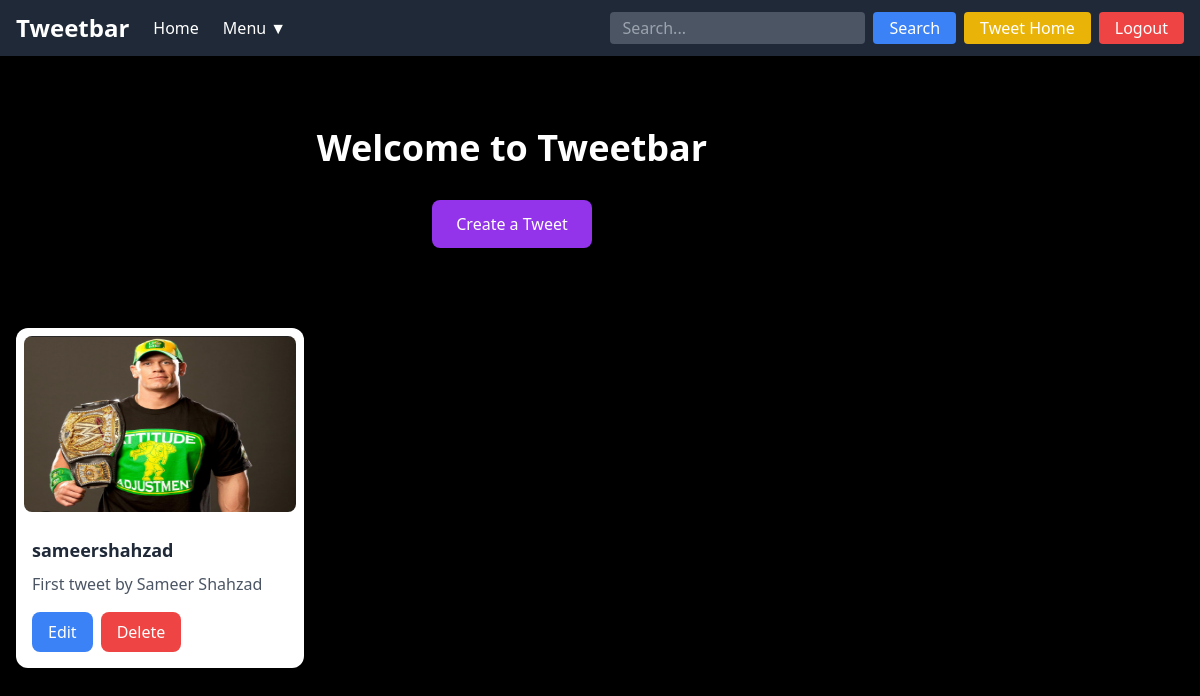
The page /tweet/ (signed in) on the database as committed earlier.
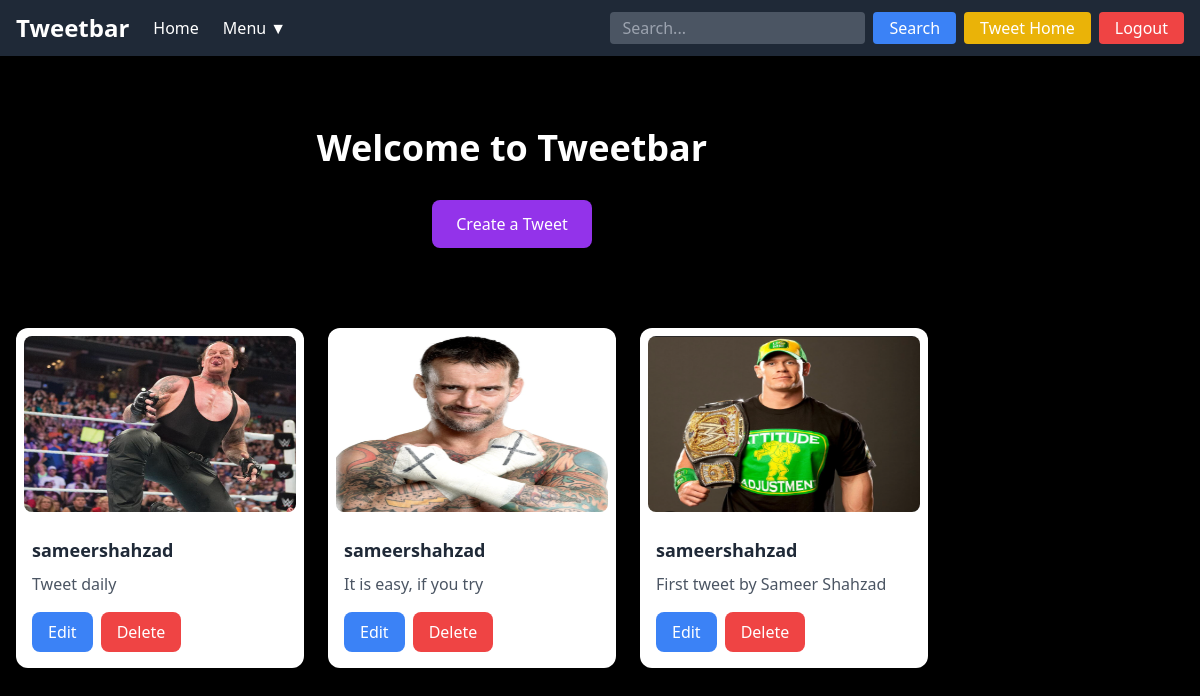
The same page on the database as committed later.
### tweet/models.py (models this page shows, shortened)
class Tweet (models.Model):
    user = models.ForeignKey(User, on_delete=models.CASCADE)
    text = models.TextField(max_length= 240)
    photo = models.ImageField(upload_to="photos/", blank=True, null=True)
    created_at = models.DateTimeField(auto_now_add=True)
    updated_at = models.DateTimeField(auto_now=True)

### tweet/views.py (the view)
# urls.py: path('', views.tweet_list, name="tweet_list"),
def tweet_list (request):
    tweets = Tweet.objects.all().order_by('-created_at')
    return render (request, 'tweet_list.html', {'tweets': tweets})

### tweet/templates/tweet_list.html
{% extends "layout.html" %}
{% block content %}
  <div class="container mx-auto px-4 py-8">
    <h1 class="text-4xl mt-4 font-bold text-center mb-8">
      Welcome to Tweetbar
    </h1>
    <div class="flex justify-center mb-20">
      <a href="{% url 'tweet_create' %}"
        class="px-6 py-3 bg-purple-600 text-white rounded-lg shadow hover:bg-purple-700">
        Create a Tweet
      </a>
    </div>
   <div class="flex flex-wrap gap-6">
  {% for tweet in tweets %}
  <div class="bg-white shadow-md rounded-xl overflow-hidden w-72">
    {% if tweet.photo %}
      <img src="{{ tweet.photo.url }}"
          alt="Tweet Image"
          class="w-full p-2 h-48 object-center rounded-2xl">
      {% else %}
      <div class="w-full p-2 h-48 flex items-center justify-center bg-gray-200 text-gray-500 rounded-2xl">
          No photo uploaded
      </div>
      {% endif %}
      <div class="p-4">
        <h5 class="text-lg font-semibold text-gray-800">{{ tweet.user.username }}</h5>
        <p class="text-gray-600 mt-2">{{ tweet.text }}</p>
        <div class="flex gap-2 mt-4">
          {% if tweet.user == user %}
          <a href="{% url 'tweet_edit' tweet.id %}"
             class="px-4 py-2 bg-blue-500 text-white rounded-lg hover:bg-blue-600">Edit</a>
          <a href="{% url 'tweet_delete' tweet.id %}"
             class="px-4 py-2 bg-red-500 text-white rounded-lg hover:bg-red-600">Delete</a>
            {% endif %}
        </div>
      </div>
    </div>
    {% endfor %}
  </div>
  </div>
{% endblock %}

Rows that differ between the two databases and show on the page:
added Tweet: photo (picture), user.username "sameershahzad", text "Tweet daily", shows "Edit"
added Tweet: photo (picture), user.username "sameershahzad", text "It is easy, if you try", shows "Edit"
